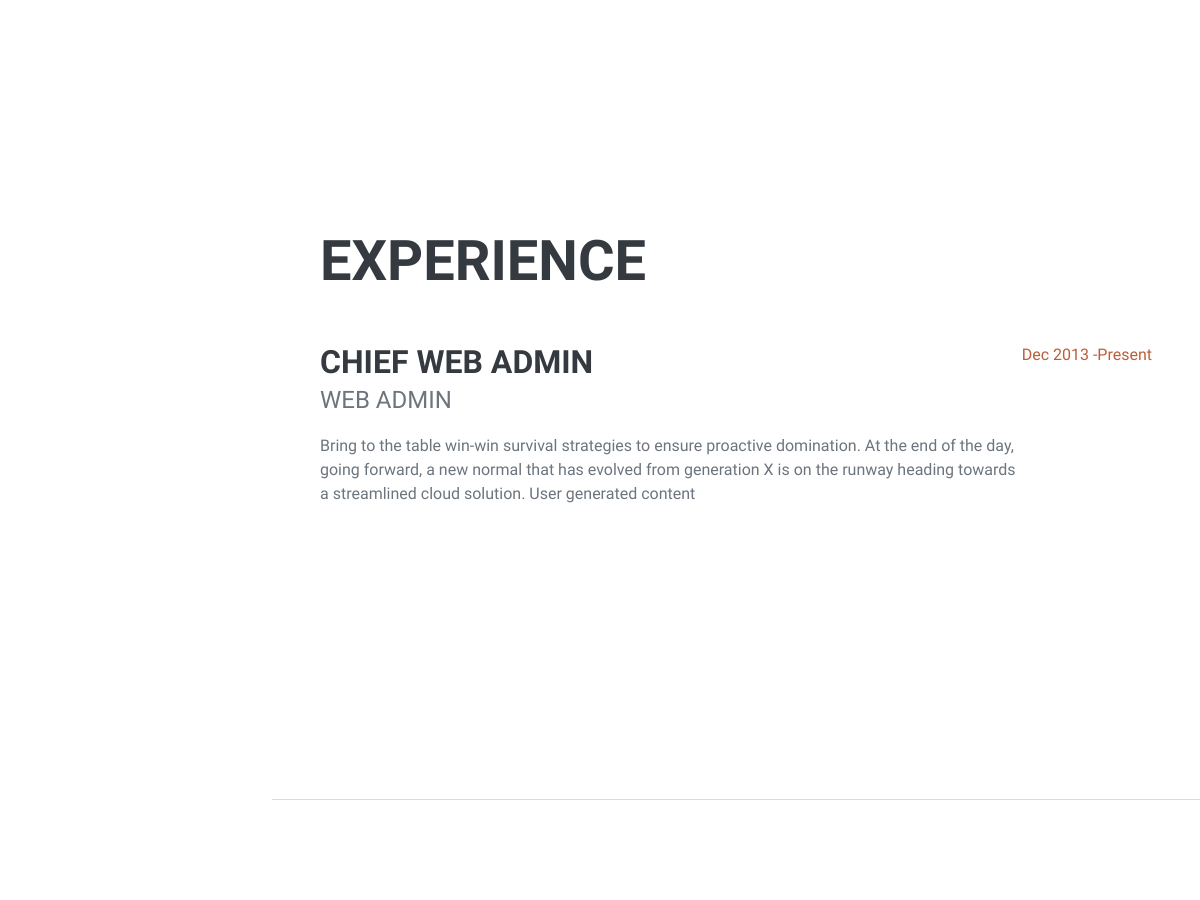
Before: / (middle part) with the older database file.
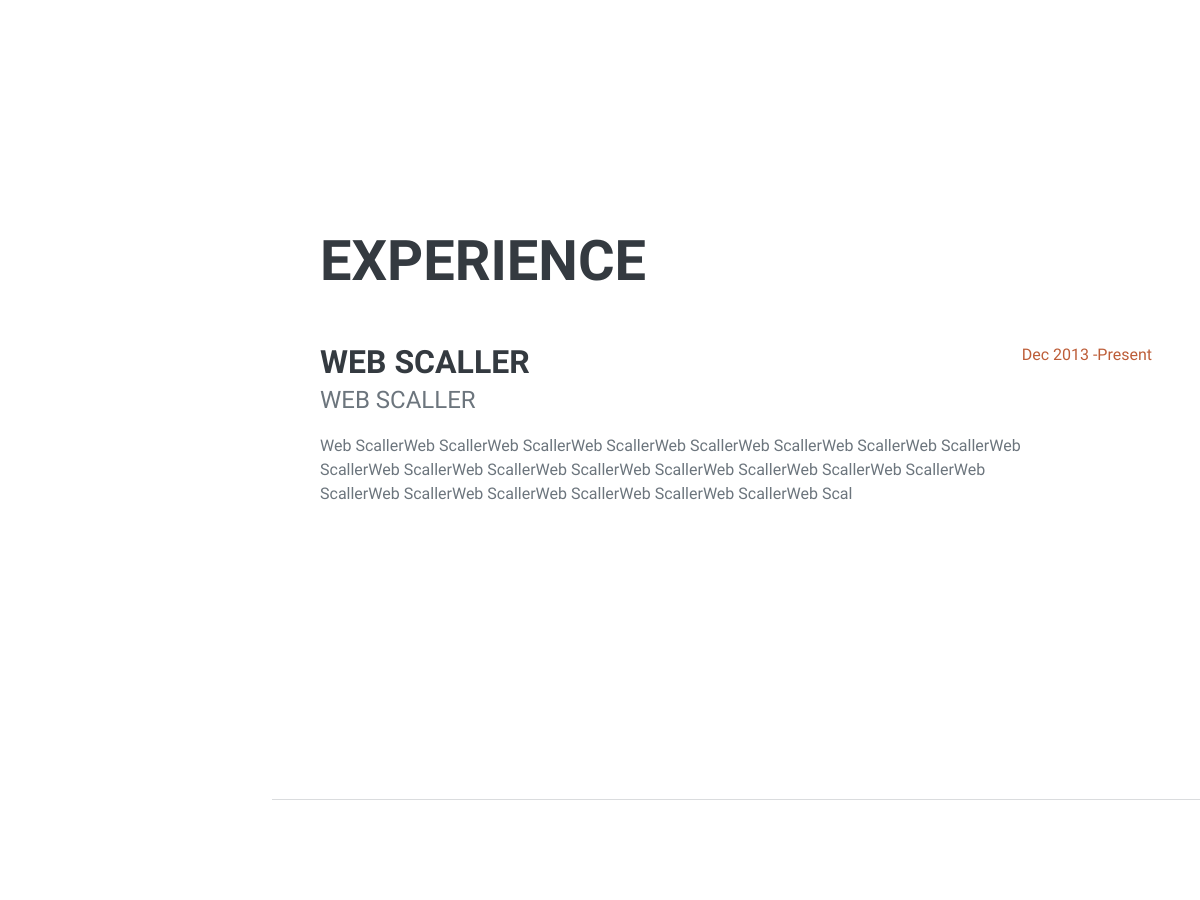
After: the same page with the newer database file.
### portfolio/models.py (models this page shows, shortened)
class Experience(models.Model):
    title = models.CharField(max_length=50)
    job_description = models.CharField(max_length=50)
    description = models.TextField(max_length=250)
    duration = models.CharField(max_length=50)

### portfolio/views.py (the view)
# urls.py: 2. Add a URL to urlpatterns:  path('', views.home, name='home')
def home(request):
    experiences = Experience.objects.all()
    return render (request,"portfolio/home.html",{'experiences':experiences})

### portfolio/templates/portfolio/home.html (shortened to what this page needs)
{% extends "portfolio/base.html" %}
{% load static %}
{% block content %}
 <div class="container-fluid p-0">
  <section class="resume-section" id="experience">
      <div class="resume-section-content">
          <h2 class="mb-5">Experience</h2>
          <div class="d-flex flex-column flex-md-row justify-content-between mb-5">
            {% for experience in experiences %}
            <div class="flex-grow-1">
                  <h3 class="mb-0">{{ experience.title }}</h3>
                  <div class="subheading mb-3">{{ experience.job_description }}</div>
                  <p>{{ experience.description }}</p>
              </div>
              <div class="flex-shrink-0"><span class="text-primary">{{ experience.duration }}</span></div>
          </div>
          {% endfor %}
      </div>
  </section>
  <hr class="m-0" />
  <section class="resume-section" id="education">
  </section>
</div>
{% endblock %}

Changed rows visible on the page:
removed Experience: title "CHIEF WEB ADMIN", job_description "WEB ADMIN", description "Bring to the table win-win survival strategies to ensure proactive domination. At the end of the day, going forward, a new normal that has evolved from generation X is on the runway heading towards a streamlined cloud solution. User generated content", duration "Dec 2013 -Present"
added Experience: title "WEB SCALLER", job_description "WEB SCALLER", description "Web ScallerWeb ScallerWeb ScallerWeb ScallerWeb ScallerWeb ScallerWeb ScallerWeb ScallerWeb ScallerWeb ScallerWeb ScallerWeb ScallerWeb ScallerWeb ScallerWeb ScallerWeb ScallerWeb ScallerWeb ScallerWeb ScallerWeb ScallerWeb ScallerWeb ScallerWeb Scal", duration "Dec 2013 -Present"
